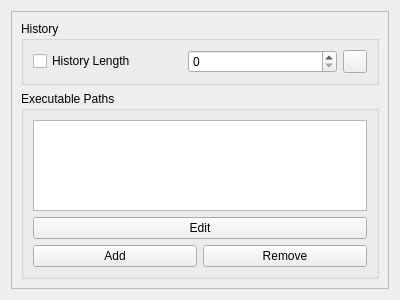
<?xml version="1.0" encoding="UTF-8"?>
<ui version="4.0">
 <class>OtherTab</class>
 <widget class="QWidget" name="OtherTab">
  <property name="geometry">
   <rect>
    <x>0</x>
    <y>0</y>
    <width>400</width>
    <height>300</height>
   </rect>
  </property>
  <property name="windowTitle">
   <string>Form</string>
  </property>
  <layout class="QVBoxLayout" name="verticalLayout_2">
   <item>
    <widget class="QScrollArea" name="scrollArea">
     <property name="widgetResizable">
      <bool>true</bool>
     </property>
     <widget class="QWidget" name="scrollAreaWidgetContents">
      <property name="geometry">
       <rect>
        <x>0</x>
        <y>0</y>
        <width>366</width>
        <height>289</height>
       </rect>
      </property>
      <layout class="QVBoxLayout" name="verticalLayout">
       <item>
        <widget class="QGroupBox" name="groupBox_2">
         <property name="title">
          <string>History</string>
         </property>
         <layout class="QVBoxLayout" name="verticalLayout_4">
          <item>
           <layout class="QGridLayout" name="gridLayout">
            <item row="0" column="2">
             <widget class="QSpinBox" name="spinBox_HistoryLength">
              <property name="maximum">
               <number>100000000</number>
              </property>
              <property name="singleStep">
               <number>10</number>
              </property>
             </widget>
            </item>
            <item row="0" column="0">
             <widget class="QCheckBox" name="checkBox_HistoryLength">
              <property name="text">
               <string>History Length</string>
              </property>
             </widget>
            </item>
            <item row="0" column="3">
             <widget class="QToolButton" name="toolButton_HistoryInfinite">
              <property name="text">
               <string/>
              </property>
              <property name="icon">
               <iconset resource="resource.qrc">
                <normaloff>:/infinity.svg</normaloff>:/infinity.svg</iconset>
              </property>
              <property name="checkable">
               <bool>true</bool>
              </property>
             </widget>
            </item>
           </layout>
          </item>
         </layout>
        </widget>
       </item>
       <item>
        <widget class="QGroupBox" name="groupBox">
         <property name="title">
          <string>Executable Paths</string>
         </property>
         <layout class="QVBoxLayout" name="verticalLayout_3">
          <item>
           <widget class="QListWidget" name="listWidget_Paths"/>
          </item>
          <item>
           <widget class="QPushButton" name="pushButton_PathEdit">
            <property name="text">
             <string>Edit</string>
            </property>
            <property name="icon">
             <iconset theme="edit">
              <normaloff>.</normaloff>.</iconset>
            </property>
           </widget>
          </item>
          <item>
           <layout class="QHBoxLayout" name="horizontalLayout">
            <item>
             <widget class="QPushButton" name="pushButton_PathAdd">
              <property name="text">
               <string>Add</string>
              </property>
              <property name="icon">
               <iconset theme="list-add">
                <normaloff>.</normaloff>.</iconset>
              </property>
             </widget>
            </item>
            <item>
             <widget class="QPushButton" name="pushButton_PathRemove">
              <property name="text">
               <string>Remove</string>
              </property>
              <property name="icon">
               <iconset theme="list-remove">
                <normaloff>.</normaloff>.</iconset>
              </property>
             </widget>
            </item>
           </layout>
          </item>
         </layout>
        </widget>
       </item>
      </layout>
     </widget>
    </widget>
   </item>
  </layout>
 </widget>
 <resources>
  <include location="resource.qrc"/>
 </resources>
 <connections/>
</ui>
